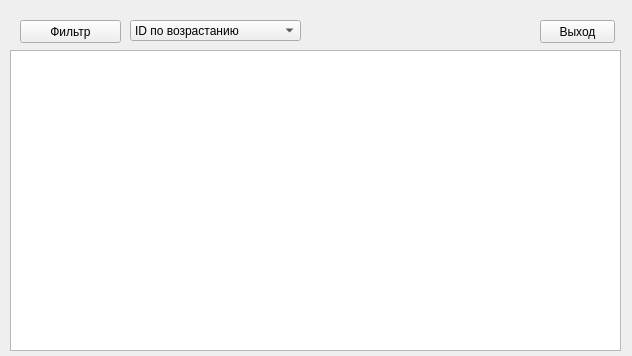
<?xml version="1.0" encoding="UTF-8"?>
<ui version="4.0">
 <class>task_old</class>
 <widget class="QWidget" name="task_old">
  <property name="geometry">
   <rect>
    <x>0</x>
    <y>0</y>
    <width>632</width>
    <height>356</height>
   </rect>
  </property>
  <property name="windowTitle">
   <string>Выполненые задачи</string>
  </property>
  <widget class="QListWidget" name="tasks_list">
   <property name="geometry">
    <rect>
     <x>10</x>
     <y>50</y>
     <width>611</width>
     <height>301</height>
    </rect>
   </property>
  </widget>
  <widget class="QComboBox" name="filter">
   <property name="geometry">
    <rect>
     <x>130</x>
     <y>20</y>
     <width>171</width>
     <height>21</height>
    </rect>
   </property>
   <item>
    <property name="text">
     <string>ID по возрастанию</string>
    </property>
   </item>
   <item>
    <property name="text">
     <string>ID по убыванию</string>
    </property>
   </item>
   <item>
    <property name="text">
     <string>Название по возрастанию</string>
    </property>
   </item>
   <item>
    <property name="text">
     <string>Название по убыванию</string>
    </property>
   </item>
   <item>
    <property name="text">
     <string>Статус по возрастанию</string>
    </property>
   </item>
   <item>
    <property name="text">
     <string>Статус по убыванию</string>
    </property>
   </item>
   <item>
    <property name="text">
     <string>Группа по возрастанию</string>
    </property>
   </item>
   <item>
    <property name="text">
     <string>Группа по убыванию</string>
    </property>
   </item>
   <item>
    <property name="text">
     <string>Дата по возрастанию</string>
    </property>
   </item>
   <item>
    <property name="text">
     <string>Дата по убыванию</string>
    </property>
   </item>
  </widget>
  <widget class="QPushButton" name="filter_button">
   <property name="geometry">
    <rect>
     <x>20</x>
     <y>20</y>
     <width>101</width>
     <height>23</height>
    </rect>
   </property>
   <property name="text">
    <string>Фильтр</string>
   </property>
  </widget>
  <widget class="QPushButton" name="task_old_close">
   <property name="geometry">
    <rect>
     <x>540</x>
     <y>20</y>
     <width>75</width>
     <height>23</height>
    </rect>
   </property>
   <property name="text">
    <string>Выход</string>
   </property>
  </widget>
 </widget>
 <resources/>
 <connections/>
</ui>
